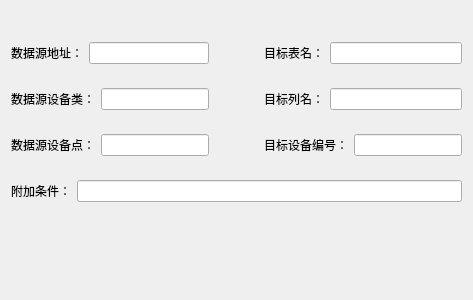
<?xml version="1.0" encoding="UTF-8"?>
<ui version="4.0">
 <class>AddDialog</class>
 <widget class="QDialog" name="AddDialog">
  <property name="geometry">
   <rect>
    <x>0</x>
    <y>0</y>
    <width>473</width>
    <height>300</height>
   </rect>
  </property>
  <property name="windowTitle">
   <string>Dialog</string>
  </property>
  <layout class="QVBoxLayout" name="verticalLayout_4">
   <item>
    <layout class="QVBoxLayout" name="verticalLayout_3">
     <item>
      <spacer name="verticalSpacer_5">
       <property name="orientation">
        <enum>Qt::Vertical</enum>
       </property>
       <property name="sizeHint" stdset="0">
        <size>
         <width>20</width>
         <height>31</height>
        </size>
       </property>
      </spacer>
     </item>
     <item>
      <layout class="QHBoxLayout" name="horizontalLayout_8">
       <item>
        <layout class="QVBoxLayout" name="verticalLayout_2">
         <item>
          <layout class="QHBoxLayout" name="horizontalLayout_4">
           <item>
            <widget class="QLabel" name="label">
             <property name="text">
              <string>数据源地址：</string>
             </property>
            </widget>
           </item>
           <item>
            <widget class="QLineEdit" name="S_IPEdit"/>
           </item>
          </layout>
         </item>
         <item>
          <spacer name="verticalSpacer_4">
           <property name="orientation">
            <enum>Qt::Vertical</enum>
           </property>
           <property name="sizeHint" stdset="0">
            <size>
             <width>20</width>
             <height>18</height>
            </size>
           </property>
          </spacer>
         </item>
         <item>
          <layout class="QHBoxLayout" name="horizontalLayout_5">
           <item>
            <widget class="QLabel" name="label_2">
             <property name="text">
              <string>数据源设备类：</string>
             </property>
            </widget>
           </item>
           <item>
            <widget class="QLineEdit" name="S_DeviceEdit"/>
           </item>
          </layout>
         </item>
         <item>
          <spacer name="verticalSpacer_3">
           <property name="orientation">
            <enum>Qt::Vertical</enum>
           </property>
           <property name="sizeHint" stdset="0">
            <size>
             <width>20</width>
             <height>18</height>
            </size>
           </property>
          </spacer>
         </item>
         <item>
          <layout class="QHBoxLayout" name="horizontalLayout_6">
           <item>
            <widget class="QLabel" name="label_3">
             <property name="text">
              <string>数据源设备点：</string>
             </property>
            </widget>
           </item>
           <item>
            <widget class="QLineEdit" name="S_DevicePointEdit"/>
           </item>
          </layout>
         </item>
        </layout>
       </item>
       <item>
        <spacer name="horizontalSpacer">
         <property name="orientation">
          <enum>Qt::Horizontal</enum>
         </property>
         <property name="sizeHint" stdset="0">
          <size>
           <width>18</width>
           <height>20</height>
          </size>
         </property>
        </spacer>
       </item>
       <item>
        <layout class="QVBoxLayout" name="verticalLayout">
         <item>
          <layout class="QHBoxLayout" name="horizontalLayout_3">
           <item>
            <widget class="QLabel" name="label_4">
             <property name="text">
              <string>目标表名：</string>
             </property>
            </widget>
           </item>
           <item>
            <widget class="QLineEdit" name="TableEdit"/>
           </item>
          </layout>
         </item>
         <item>
          <spacer name="verticalSpacer">
           <property name="orientation">
            <enum>Qt::Vertical</enum>
           </property>
           <property name="sizeHint" stdset="0">
            <size>
             <width>20</width>
             <height>18</height>
            </size>
           </property>
          </spacer>
         </item>
         <item>
          <layout class="QHBoxLayout" name="horizontalLayout_2">
           <item>
            <widget class="QLabel" name="label_5">
             <property name="text">
              <string>目标列名：</string>
             </property>
            </widget>
           </item>
           <item>
            <widget class="QLineEdit" name="PointEdit"/>
           </item>
          </layout>
         </item>
         <item>
          <spacer name="verticalSpacer_2">
           <property name="orientation">
            <enum>Qt::Vertical</enum>
           </property>
           <property name="sizeHint" stdset="0">
            <size>
             <width>20</width>
             <height>18</height>
            </size>
           </property>
          </spacer>
         </item>
         <item>
          <layout class="QHBoxLayout" name="horizontalLayout">
           <item>
            <widget class="QLabel" name="label_6">
             <property name="text">
              <string>目标设备编号：</string>
             </property>
            </widget>
           </item>
           <item>
            <widget class="QLineEdit" name="NumEdit"/>
           </item>
          </layout>
         </item>
        </layout>
       </item>
      </layout>
     </item>
     <item>
      <spacer name="verticalSpacer_6">
       <property name="orientation">
        <enum>Qt::Vertical</enum>
       </property>
       <property name="sizeHint" stdset="0">
        <size>
         <width>20</width>
         <height>18</height>
        </size>
       </property>
      </spacer>
     </item>
    </layout>
   </item>
   <item>
    <layout class="QHBoxLayout" name="horizontalLayout_7">
     <item>
      <widget class="QLabel" name="label_7">
       <property name="text">
        <string>附加条件：</string>
       </property>
      </widget>
     </item>
     <item>
      <widget class="QLineEdit" name="QueryEdit"/>
     </item>
    </layout>
   </item>
   <item>
    <spacer name="verticalSpacer_8">
     <property name="orientation">
      <enum>Qt::Vertical</enum>
     </property>
     <property name="sizeHint" stdset="0">
      <size>
       <width>20</width>
       <height>13</height>
      </size>
     </property>
    </spacer>
   </item>
   <item>
    <layout class="QHBoxLayout" name="horizontalLayout_9">
     <item>
      <spacer name="horizontalSpacer_2">
       <property name="orientation">
        <enum>Qt::Horizontal</enum>
       </property>
       <property name="sizeHint" stdset="0">
        <size>
         <width>40</width>
         <height>20</height>
        </size>
       </property>
      </spacer>
     </item>
     <item>
      <widget class="QDialogButtonBox" name="buttonBox">
       <property name="orientation">
        <enum>Qt::Horizontal</enum>
       </property>
       <property name="standardButtons">
        <set>QDialogButtonBox::NoButton</set>
       </property>
       <property name="centerButtons">
        <bool>true</bool>
       </property>
      </widget>
     </item>
     <item>
      <spacer name="horizontalSpacer_3">
       <property name="orientation">
        <enum>Qt::Horizontal</enum>
       </property>
       <property name="sizeHint" stdset="0">
        <size>
         <width>40</width>
         <height>20</height>
        </size>
       </property>
      </spacer>
     </item>
    </layout>
   </item>
  </layout>
 </widget>
 <resources/>
 <connections>
  <connection>
   <sender>buttonBox</sender>
   <signal>accepted()</signal>
   <receiver>AddDialog</receiver>
   <slot>accept()</slot>
   <hints>
    <hint type="sourcelabel">
     <x>248</x>
     <y>254</y>
    </hint>
    <hint type="destinationlabel">
     <x>157</x>
     <y>274</y>
    </hint>
   </hints>
  </connection>
  <connection>
   <sender>buttonBox</sender>
   <signal>rejected()</signal>
   <receiver>AddDialog</receiver>
   <slot>reject()</slot>
   <hints>
    <hint type="sourcelabel">
     <x>316</x>
     <y>260</y>
    </hint>
    <hint type="destinationlabel">
     <x>286</x>
     <y>274</y>
    </hint>
   </hints>
  </connection>
 </connections>
</ui>
